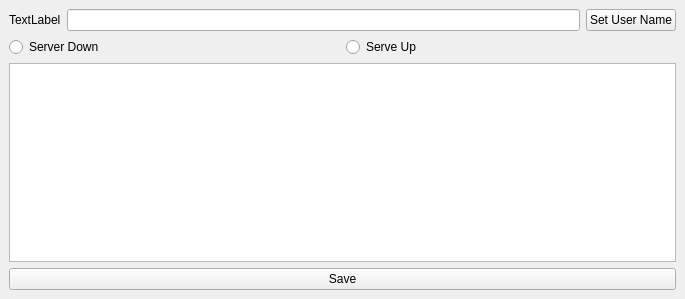
<?xml version="1.0" encoding="UTF-8"?>
<ui version="4.0">
 <class>MainWindow</class>
 <widget class="QMainWindow" name="MainWindow">
  <property name="geometry">
   <rect>
    <x>0</x>
    <y>0</y>
    <width>685</width>
    <height>299</height>
   </rect>
  </property>
  <property name="windowTitle">
   <string>MainWindow</string>
  </property>
  <widget class="QWidget" name="centralwidget">
   <layout class="QGridLayout" name="gridLayout">
    <item row="0" column="0">
     <layout class="QVBoxLayout" name="verticalLayout">
      <item>
       <layout class="QHBoxLayout" name="horizontalLayout_4">
        <item>
         <widget class="QLabel" name="UserIp">
          <property name="text">
           <string>TextLabel</string>
          </property>
         </widget>
        </item>
        <item>
         <widget class="QLineEdit" name="UserName"/>
        </item>
        <item>
         <widget class="QPushButton" name="SetUserNameButton">
          <property name="text">
           <string>Set User Name</string>
          </property>
         </widget>
        </item>
       </layout>
      </item>
      <item>
       <layout class="QHBoxLayout" name="horizontalLayout_3">
        <item>
         <widget class="QRadioButton" name="ServerUpRadio">
          <property name="text">
           <string>Server Down</string>
          </property>
         </widget>
        </item>
        <item>
         <widget class="QRadioButton" name="ServerDownRadio">
          <property name="text">
           <string>Serve Up</string>
          </property>
         </widget>
        </item>
       </layout>
      </item>
      <item>
       <layout class="QHBoxLayout" name="horizontalLayout_2">
        <item>
         <widget class="QTextEdit" name="Status"/>
        </item>
       </layout>
      </item>
      <item>
       <layout class="QHBoxLayout" name="horizontalLayout">
        <item>
         <widget class="QPushButton" name="SaveFile">
          <property name="text">
           <string>Save</string>
          </property>
         </widget>
        </item>
       </layout>
      </item>
     </layout>
    </item>
   </layout>
  </widget>
 </widget>
 <resources/>
 <connections/>
</ui>
